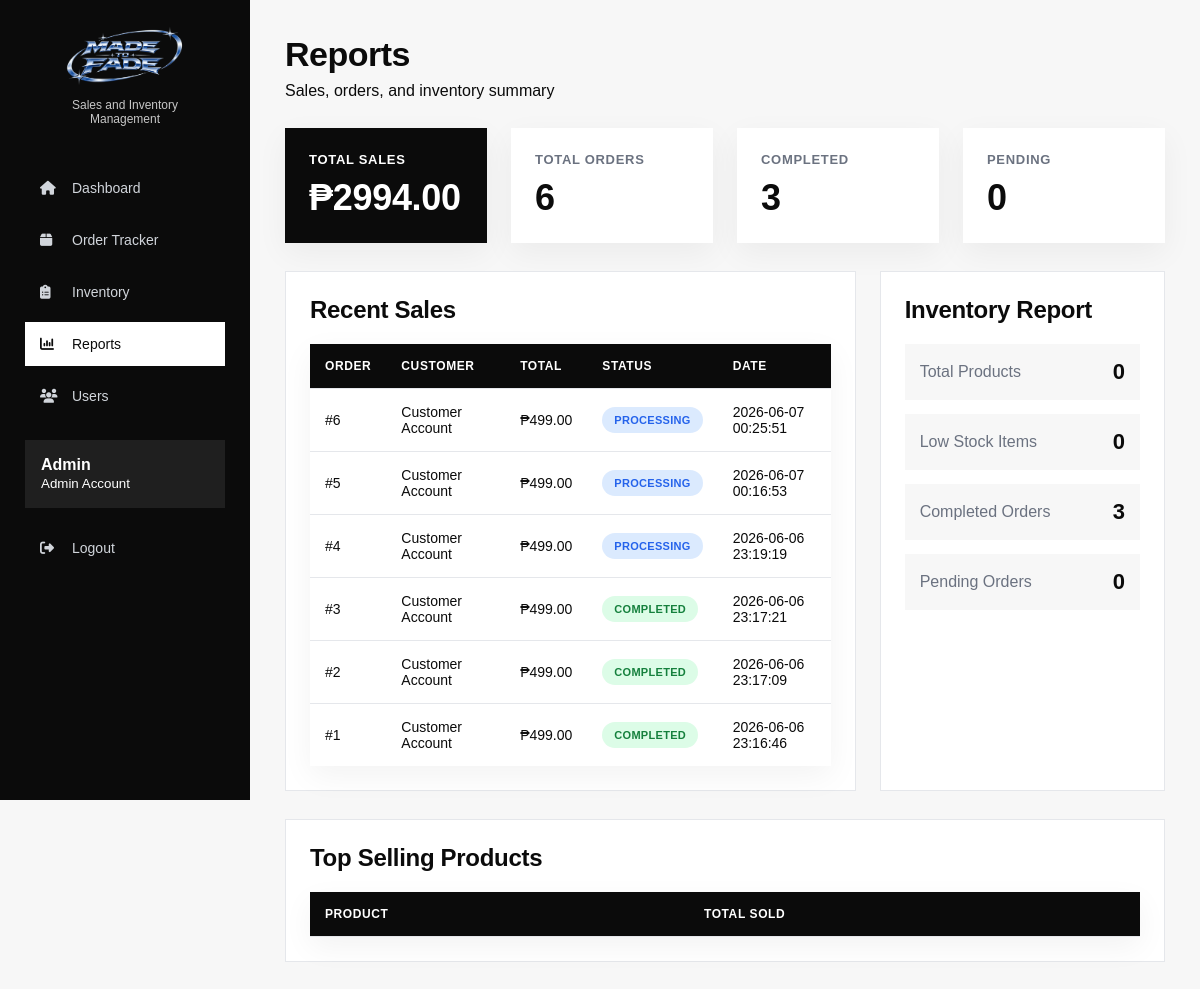
The app's page /admin/analytics.php (signed in), older data.
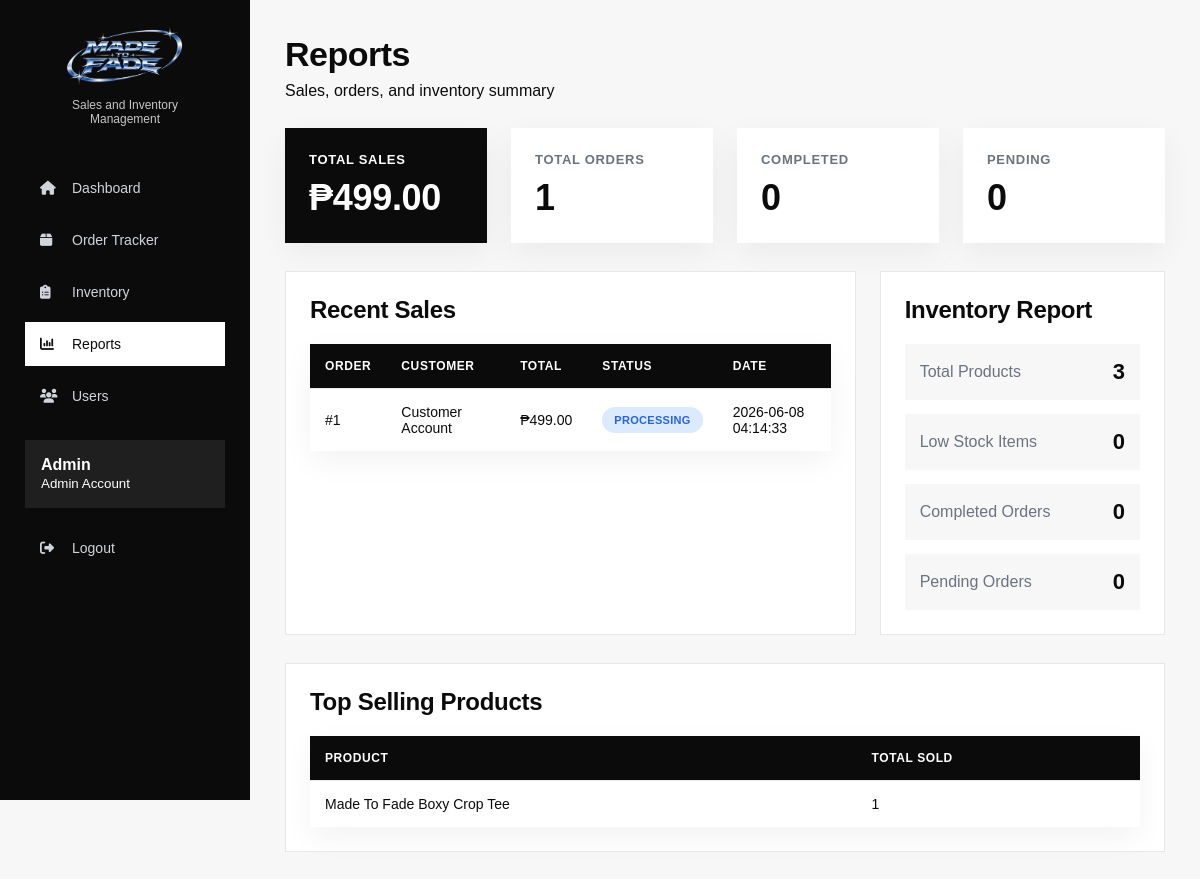
The same page, newer data.
### tables this page shows
CREATE TABLE orders (
    id INT AUTO_INCREMENT PRIMARY KEY,
    customer_id INT,
    courier_id INT,
    total DECIMAL(10,2),
    order_status VARCHAR(50),
    delivery_status VARCHAR(50),
    payment_method VARCHAR(50),
    payment_status VARCHAR(50) DEFAULT 'Pending',
    stock_deducted VARCHAR(10) DEFAULT 'No',
    proof_image VARCHAR(255),
    address VARCHAR(255),
    contact_number VARCHAR(20),
    date_created TIMESTAMP DEFAULT CURRENT_TIMESTAMP
);

CREATE TABLE users (
    id INT AUTO_INCREMENT PRIMARY KEY,
    fullname VARCHAR(100),
    username VARCHAR(50) UNIQUE,
    password VARCHAR(100),
    role VARCHAR(20)
);

### admin/analytics.php (the view, shortened to what this page needs)
<?php
include "../includes/config.php";
$total_sales = mysqli_fetch_assoc(mysqli_query($conn,
"SELECT SUM(total) AS total FROM orders"));
$total_orders = mysqli_fetch_assoc(mysqli_query($conn,
"SELECT COUNT(*) AS total FROM orders"));
$completed_orders = mysqli_fetch_assoc(mysqli_query($conn,
"SELECT COUNT(*) AS total FROM orders WHERE order_status='Completed'"));
$pending_orders = mysqli_fetch_assoc(mysqli_query($conn,
"SELECT COUNT(*) AS total FROM orders WHERE order_status='Pending'"));
$total_products = mysqli_fetch_assoc(mysqli_query($conn,
"SELECT COUNT(*) AS total FROM products"));
$low_stock = mysqli_fetch_assoc(mysqli_query($conn,
"SELECT COUNT(*) AS total FROM products WHERE stock <= 5"));
$top_products = mysqli_query($conn,
"SELECT products.name, SUM(order_items.quantity) AS sold
 FROM order_items
 JOIN products ON order_items.product_id = products.id
 GROUP BY products.id
 ORDER BY sold DESC
 LIMIT 5");
$recent_sales = mysqli_query($conn,
"SELECT orders.*, users.fullname
 FROM orders
 JOIN users ON orders.customer_id = users.id
 ORDER BY orders.id DESC
 LIMIT 8");
?>
<!DOCTYPE html>
<html>
<head>
    <link rel="stylesheet" href="../css/style.css">
    <link rel="stylesheet"
    href="https://cdnjs.cloudflare.com/ajax/libs/font-awesome/6.5.1/css/all.min.css">
</head>
<body>
<div class="layout">
<?php include "sidebar.php"; ?>
<div class="main-content">
<h1>Reports</h1>
<p>Sales, orders, and inventory summary</p>
<div class="dashboard-cards">
    <div class="dashboard-card blue-card">
        <h3>Total Sales</h3>
        <h2>₱<?php echo $total_sales['total'] ?? 0; ?></h2>
    </div>
    <div class="dashboard-card">
        <h3>Total Orders</h3>
        <h2><?php echo $total_orders['total']; ?></h2>
    </div>
    <div class="dashboard-card">
        <h3>Completed</h3>
        <h2><?php echo $completed_orders['total']; ?></h2>
    </div>
    <div class="dashboard-card">
        <h3>Pending</h3>
        <h2><?php echo $pending_orders['total']; ?></h2>
    </div>
</div>
<div class="dashboard-grid">
    <div class="panel">
        <h2>Recent Sales</h2>
        <table>
            <tr>
                <th>Order</th>
                <th>Customer</th>
                <th>Total</th>
                <th>Status</th>
                <th>Date</th>
            </tr>
            <?php while($row = mysqli_fetch_assoc($recent_sales)){ ?>
            <tr>
                <td>#<?php echo $row['id']; ?></td>
                <td><?php echo $row['fullname']; ?></td>
                <td>₱<?php echo $row['total']; ?></td>
                <td>
                    <?php
                    $class = "pending";
                    if($row['order_status'] == "Processing"){
                        $class = "processing";
                    }
                    if($row['order_status'] == "Completed"){
                        $class = "completed";
                    }
                    ?>
                    <span class="status <?php echo $class; ?>">
                        <?php echo $row['order_status']; ?>
                    </span>
                </td>
                <td><?php echo $row['date_created']; ?></td>
            </tr>
            <?php } ?>
        </table>
    </div>
    <div class="panel">
        <h2>Inventory Report</h2>
        <div class="report-list">
            <div>
                <span>Total Products</span>
                <strong><?php echo $total_products['total']; ?></strong>
            </div>
            <div>
                <span>Low Stock Items</span>
                <strong><?php echo $low_stock['total']; ?></strong>
            </div>
            <div>
                <span>Completed Orders</span>
                <strong><?php echo $completed_orders['total']; ?></strong>
            </div>
            <div>
                <span>Pending Orders</span>
                <strong><?php echo $pending_orders['total']; ?></strong>
            </div>
        </div>
    </div>
</div>
<div class="panel">
    <h2>Top Selling Products</h2>
    <table>
        <tr>
            <th>Product</th>
            <th>Total Sold</th>
        </tr>
        <?php while($row = mysqli_fetch_assoc($top_products)){ ?>
        <tr>
            <td><?php echo $row['name']; ?></td>
            <td><?php echo $row['sold']; ?></td>
        </tr>
        <?php } ?>
    </table>
</div>
</div>
</div>
</body>
</html>

Row changes from the older to the newer data that the page shows:
removed orders: id "6", users.fullname "Customer Account", total "499.00", order_status "PROCESSING", date_created "2026-06-07 00:25:51"
removed orders: id "5", users.fullname "Customer Account", total "499.00", order_status "PROCESSING", date_created "2026-06-07 00:16:53"
removed orders: id "4", users.fullname "Customer Account", total "499.00", order_status "PROCESSING", date_created "2026-06-06 23:19:19"
removed orders: id "3", users.fullname "Customer Account", total "499.00", order_status "COMPLETED", date_created "2026-06-06 23:17:21"
removed orders: id "2", users.fullname "Customer Account", total "499.00", order_status "COMPLETED", date_created "2026-06-06 23:17:09"
changed orders "Customer Account": order_status "COMPLETED" → "PROCESSING"; date_created "2026-06-06 23:16:46" → "2026-06-08 04:14:33"
Text that changed along with them:
$total_sales['total']: "2994.00" → "499.00"
$total_orders['total']: "6" → "1"
$completed_orders['total']: "3" → "0"
$total_products['total']: "0" → "3"
new list line: "Made To Fade Boxy Crop Tee 1"
